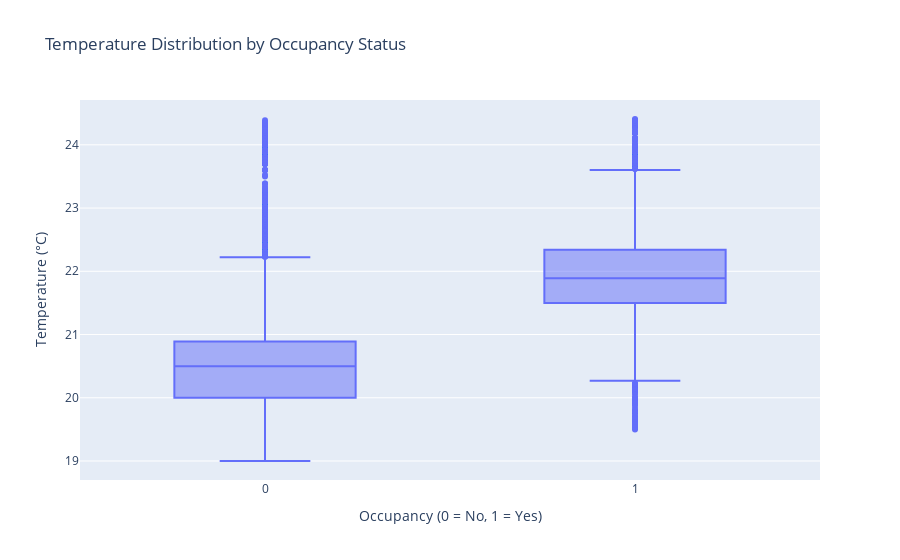

Source (notebook cell):
### Markdown cell above
### Occupancy X Temprature

### Code cell
import plotly.express as px

fig = px.box(
    df,
    x='Occupancy',
    y='Temperature',
    title='Temperature Distribution by Occupancy Status',
    labels={'Occupancy': 'Occupancy (0 = No, 1 = Yes)', 'Temperature': 'Temperature (°C)'}
)
fig.show()

### Figure 1 — Plotly figure (JSON) as saved in the notebook; plotly's stock layout.template omitted (floating-point values rounded to 4 significant figures; data arrays with more than 128 entries replaced by an {"elided": "..."} marker saying what was removed)
{"data": [{"alignmentgroup": "True", "hovertemplate": "Occupancy (0 = No, 1 = Yes)=%{x}<br>Temperature (°C)=%{y}<extra></extra>", "legendgroup": "", "marker": {"color": "#636efa"}, "name": "", "notched": false, "offsetgroup": "", "orientation": "v", "showlegend": false, "type": "box", "x": {"elided": "20560 int values"}, "x0": " ", "xaxis": "x", "y": {"elided": "20560 float values"}, "y0": " ", "yaxis": "y"}], "layout": {"boxmode": "group", "legend": {"tracegroupgap": 0}, "title": {"text": "Temperature Distribution by Occupancy Status"}, "xaxis": {"anchor": "y", "domain": [0, 1], "title": {"text": "Occupancy (0 = No, 1 = Yes)"}}, "yaxis": {"anchor": "x", "domain": [0, 1], "title": {"text": "Temperature (°C)"}}}}
